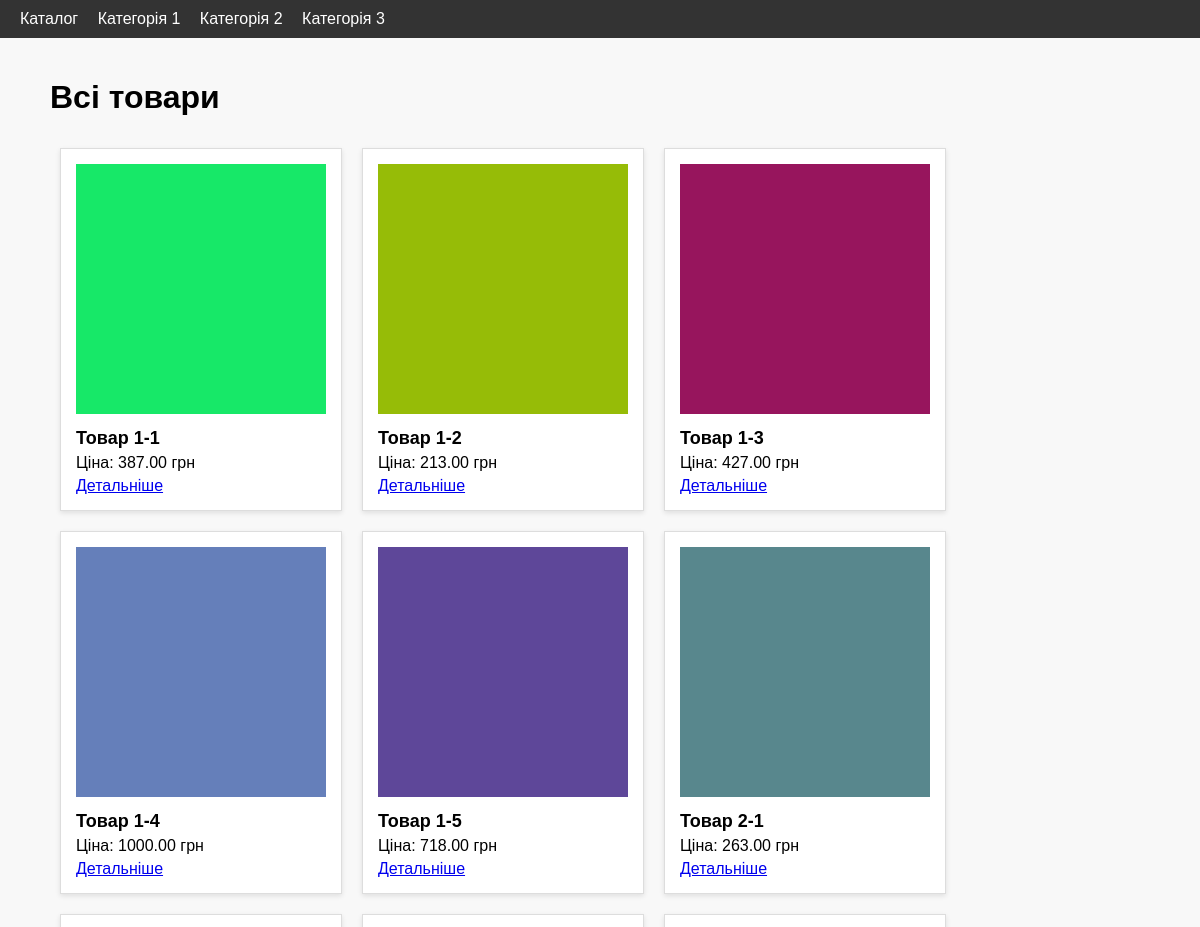
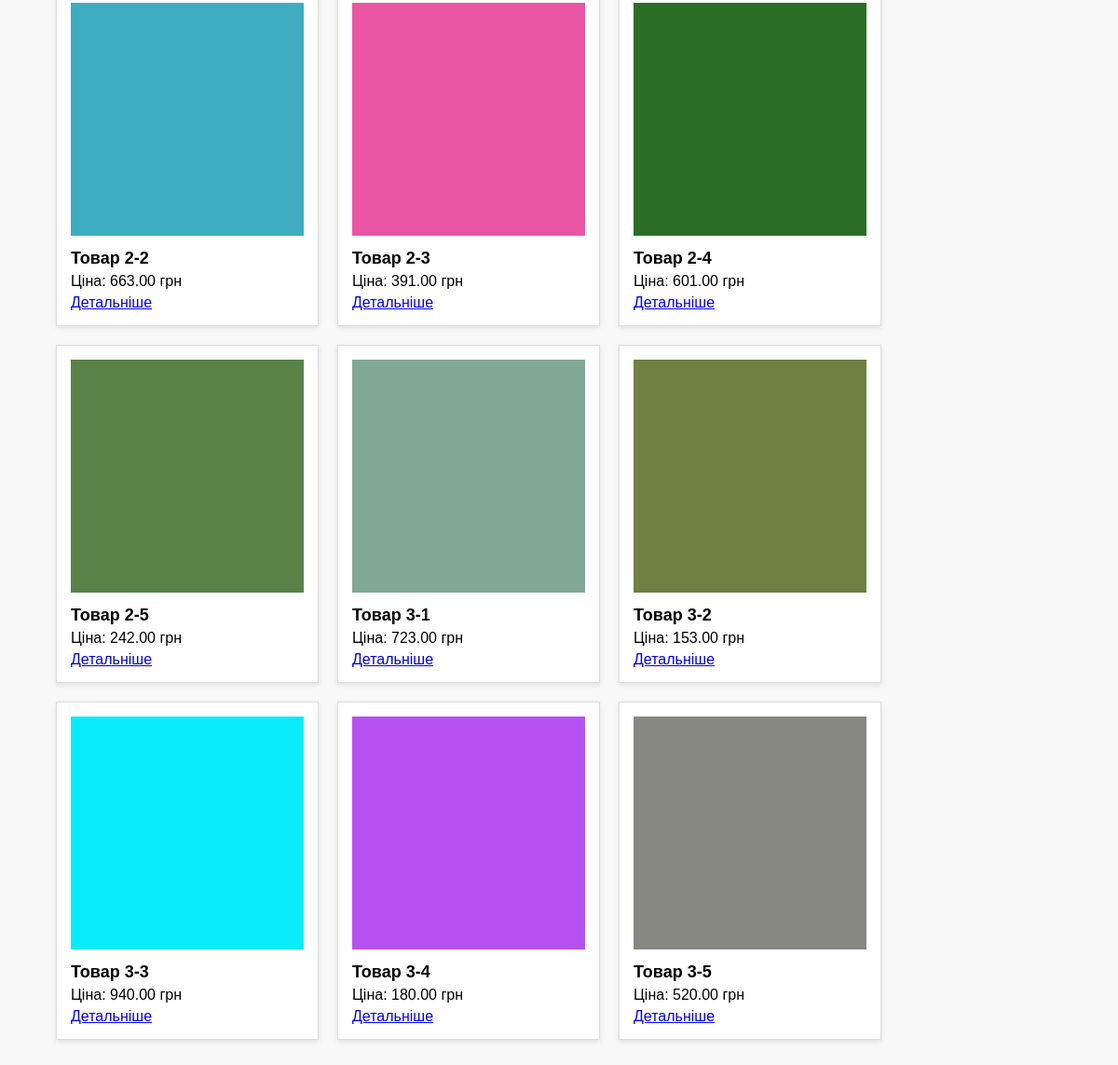
The page / on the database its author committed (2 pictures, top to bottom).
### shop/models.py (models this page shows, shortened)
class Category(models.Model):
    name = models.CharField(max_length=100, unique=True)
    slug = models.SlugField(max_length=120, unique=True, blank=True)
    created_at = models.DateTimeField(auto_now_add=True)
    updated_at = models.DateTimeField(auto_now=True)

class Product(models.Model):
    category = models.ForeignKey(Category, on_delete=models.CASCADE, related_name='products')
    name = models.CharField(max_length=200)
    slug = models.SlugField(max_length=220, unique=True, blank=True)
    price = models.DecimalField(max_digits=10, decimal_places=2)
    image = models.ImageField(upload_to='products/')
    description = models.TextField()
    stock = models.PositiveIntegerField()
    brand = models.CharField(max_length=100)
    created_at = models.DateTimeField(auto_now_add=True)
    updated_at = models.DateTimeField(auto_now=True)

### shop/views.py (the view)
# urls.py: path('', all_products, name='all_products'),
def all_products(request):
    products = Product.objects.all()
    return render(request, 'shop/all_products.html', {'products': products})

### shop/context_processors.py (called while the page is built)
def categories_processor(request):
    categories = Category.objects.all()
    return {'categories': categories}

### shop/templates/shop/all_products.html (shortened to what this page needs)
{% extends 'shop/base.html' %}
{% block content %}
<h1>Всі товари</h1>
{% for product in products %}
    <div class="product">
        <img src="{{ product.image.url }}" alt="{{ product.name }}">
        <h2>{{ product.name }}</h2>
        <p>Ціна: {{ product.price }} грн</p>
        <a href="{% url 'product_detail' category_slug=product.category.slug product_slug=product.slug %}">Детальніше</a>
    </div>
{% endfor %}
{% endblock %}

### shop/templates/shop/base.html (shortened to what this page needs)
<!DOCTYPE html>
<html lang="uk">
<head>
</head>
<body>
    <header>
        <a href="{% url 'all_products' %}">Каталог</a>
        {% for cat in categories %}
            <a href="{% url 'category_detail' category_slug=cat.slug %}">{{ cat.name }}</a>
        {% endfor %}
    </header>
    <main class="container">
        {% block content %}{% endblock %}
    </main>
</body>
</html>

### shop/templates/shop/base.html (style rules this page uses)
body { font-family: Arial, sans-serif; margin: 0; padding: 0; background: #f8f8f8; }
header { background-color: #333; color: white; padding: 10px 20px; }
header a { color: white; margin-right: 15px; text-decoration: none; }
.container { padding: 20px; max-width: 1100px; margin: 0 auto; }
.product { border: 1px solid #ddd; background: white; padding: 15px; margin: 10px; width: 250px; float: left; box-shadow: 0 2px 5px rgba(0,0,0,0.1); }
.product img { max-width: 100%; height: auto; }
.product h2 { font-size: 18px; margin: 10px 0 5px; }
.product p { margin: 5px 0; }

### rows shown on the page
Category: name "Категорія 1"
Category: name "Категорія 2"
Category: name "Категорія 3"
Product: image (picture), name "Товар 1-1", price "387.00"
Product: image (picture), name "Товар 1-2", price "213.00"
Product: image (picture), name "Товар 1-3", price "427.00"
Product: image (picture), name "Товар 1-4", price "1000.00"
Product: image (picture), name "Товар 1-5", price "718.00"
Product: image (picture), name "Товар 2-1", price "263.00"
Product: image (picture), name "Товар 2-2", price "663.00"
Product: image (picture), name "Товар 2-3", price "391.00"
Product: image (picture), name "Товар 2-4", price "601.00"
Product: image (picture), name "Товар 2-5", price "242.00"
Product: image (picture), name "Товар 3-1", price "723.00"
Product: image (picture), name "Товар 3-2", price "153.00"
Product: image (picture), name "Товар 3-3", price "940.00"
Product: image (picture), name "Товар 3-4", price "180.00"
Product: image (picture), name "Товар 3-5", price "520.00"
